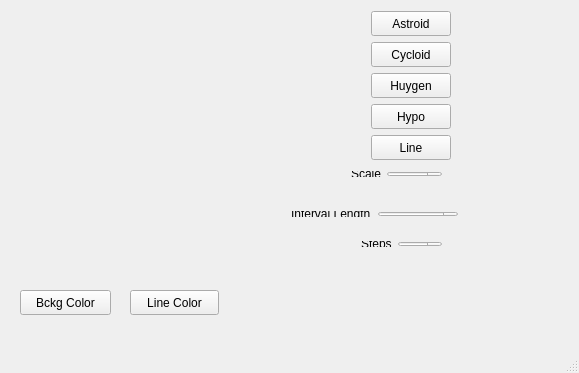
<?xml version="1.0" encoding="UTF-8"?>
<ui version="4.0">
 <class>MainWindow</class>
 <widget class="QMainWindow" name="MainWindow">
  <property name="geometry">
   <rect>
    <x>0</x>
    <y>0</y>
    <width>579</width>
    <height>373</height>
   </rect>
  </property>
  <property name="windowTitle">
   <string>MainWindow</string>
  </property>
  <widget class="QWidget" name="centralWidget">
   <widget class="RenderArea" name="renderarea" native="true">
    <property name="geometry">
     <rect>
      <x>9</x>
      <y>9</y>
      <width>251</width>
      <height>260</height>
     </rect>
    </property>
   </widget>
   <widget class="QPushButton" name="btnAstroid">
    <property name="geometry">
     <rect>
      <x>371</x>
      <y>11</y>
      <width>80</width>
      <height>25</height>
     </rect>
    </property>
    <property name="text">
     <string>Astroid</string>
    </property>
   </widget>
   <widget class="QPushButton" name="btnCycloid">
    <property name="geometry">
     <rect>
      <x>371</x>
      <y>42</y>
      <width>80</width>
      <height>25</height>
     </rect>
    </property>
    <property name="text">
     <string>Cycloid</string>
    </property>
   </widget>
   <widget class="QPushButton" name="btnHuygensCycloid">
    <property name="geometry">
     <rect>
      <x>371</x>
      <y>73</y>
      <width>80</width>
      <height>25</height>
     </rect>
    </property>
    <property name="text">
     <string>Huygen</string>
    </property>
   </widget>
   <widget class="QPushButton" name="btnHypocycloid">
    <property name="geometry">
     <rect>
      <x>371</x>
      <y>104</y>
      <width>80</width>
      <height>25</height>
     </rect>
    </property>
    <property name="text">
     <string>Hypo</string>
    </property>
   </widget>
   <widget class="QPushButton" name="btnLine">
    <property name="geometry">
     <rect>
      <x>371</x>
      <y>135</y>
      <width>80</width>
      <height>25</height>
     </rect>
    </property>
    <property name="text">
     <string>Line</string>
    </property>
   </widget>
   <widget class="QWidget" name="layoutWidget">
    <property name="geometry">
     <rect>
      <x>340</x>
      <y>160</y>
      <width>113</width>
      <height>28</height>
     </rect>
    </property>
    <layout class="QHBoxLayout" name="horizontalLayout">
     <item>
      <widget class="QLabel" name="label">
       <property name="text">
        <string>Scale</string>
       </property>
      </widget>
     </item>
     <item>
      <widget class="QDoubleSpinBox" name="spinScale">
       <property name="decimals">
        <number>1</number>
       </property>
       <property name="singleStep">
        <double>0.100000000000000</double>
       </property>
       <property name="value">
        <double>20.000000000000000</double>
       </property>
      </widget>
     </item>
    </layout>
   </widget>
   <widget class="QWidget" name="layoutWidget">
    <property name="geometry">
     <rect>
      <x>280</x>
      <y>200</y>
      <width>189</width>
      <height>28</height>
     </rect>
    </property>
    <layout class="QHBoxLayout" name="horizontalLayout_2">
     <item>
      <widget class="QLabel" name="label_2">
       <property name="text">
        <string>Interval Length</string>
       </property>
      </widget>
     </item>
     <item>
      <widget class="QDoubleSpinBox" name="spinInterval">
       <property name="decimals">
        <number>1</number>
       </property>
       <property name="maximum">
        <double>100.000000000000000</double>
       </property>
      </widget>
     </item>
    </layout>
   </widget>
   <widget class="QPushButton" name="btnBackground">
    <property name="geometry">
     <rect>
      <x>20</x>
      <y>290</y>
      <width>91</width>
      <height>25</height>
     </rect>
    </property>
    <property name="text">
     <string>Bckg Color</string>
    </property>
   </widget>
   <widget class="QPushButton" name="btnLineColor">
    <property name="geometry">
     <rect>
      <x>130</x>
      <y>290</y>
      <width>89</width>
      <height>25</height>
     </rect>
    </property>
    <property name="text">
     <string>Line Color</string>
    </property>
   </widget>
   <widget class="QWidget" name="">
    <property name="geometry">
     <rect>
      <x>350</x>
      <y>230</y>
      <width>103</width>
      <height>28</height>
     </rect>
    </property>
    <layout class="QHBoxLayout" name="horizontalLayout_3">
     <item>
      <widget class="QLabel" name="label_3">
       <property name="text">
        <string>Steps</string>
       </property>
      </widget>
     </item>
     <item>
      <widget class="QSpinBox" name="spinSteps">
       <property name="minimum">
        <number>10</number>
       </property>
       <property name="maximum">
        <number>500</number>
       </property>
      </widget>
     </item>
    </layout>
   </widget>
  </widget>
  <widget class="QStatusBar" name="statusBar"/>
 </widget>
 <layoutdefault spacing="6" margin="11"/>
 <customwidgets>
  <customwidget>
   <class>RenderArea</class>
   <extends>QWidget</extends>
   <header>renderarea.h</header>
   <container>1</container>
  </customwidget>
 </customwidgets>
 <resources/>
 <connections/>
</ui>
